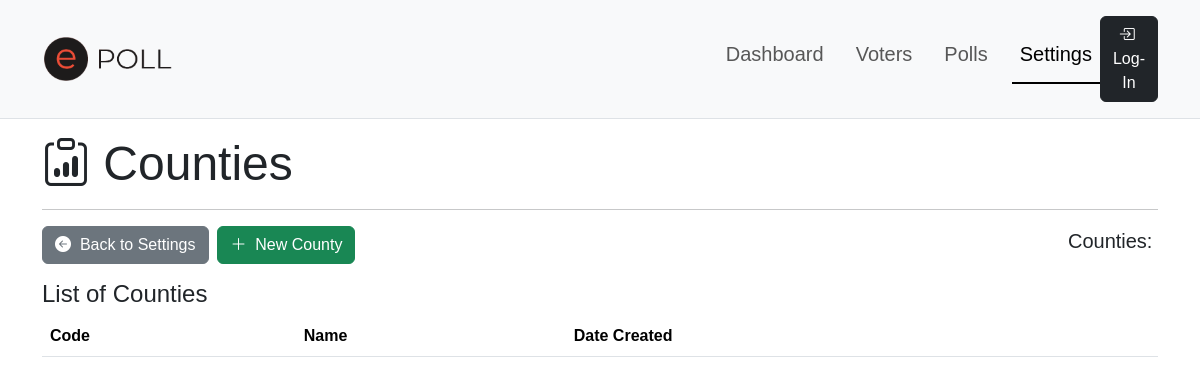
Page /settings/counties/ on the earlier database version.
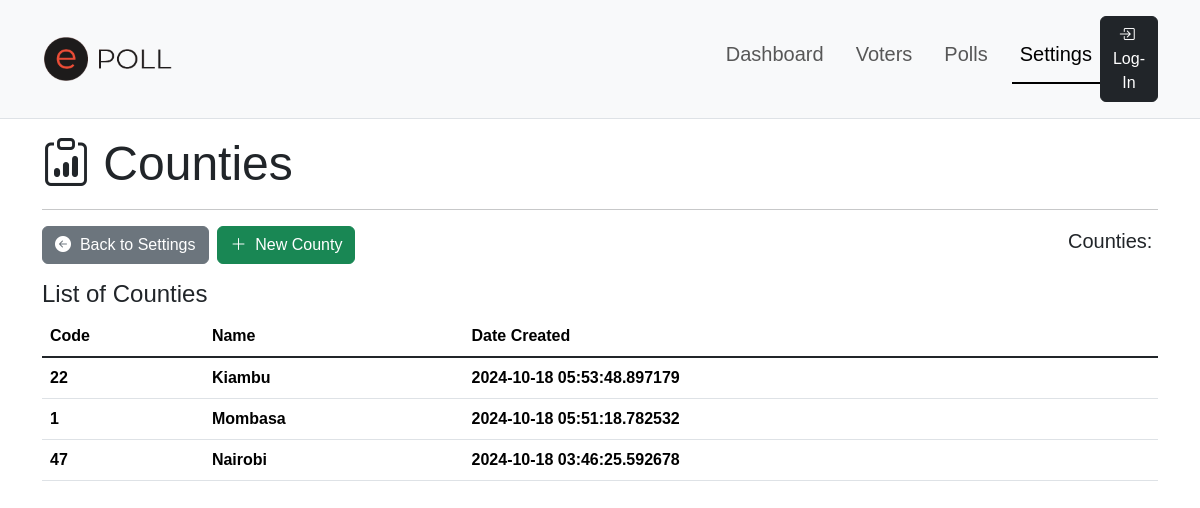
Same page on the later database version.
### app/models.py (models this page shows)
class County(db.Model):
    __tablename__ = "counties"
    id = db.Column(db.Integer, primary_key=True, autoincrement=True)
    code = db.Column(db.Integer, nullable=False, unique=True)
    name = db.Column(db.String(100), nullable=False, unique=True)
    created_at = db.Column(db.DateTime, nullable=False)
    update_at = db.Column(db.DateTime(timezone=True), onupdate=db.func.now())
    constituencys = db.relationship('Constituency', backref='county', lazy=True)

### app/settings.py (the view)
@sbp.route('/counties/')
def counties():
    page = request.args.get('page', 1, type=int)
    page_size = request.args.get('page_size', 20, type=int)  # Get page size from query params or default to 20
    all_counties = County.query.order_by(County.created_at.desc()).paginate(page=page, per_page=page_size)
    if not all_counties:
        flash('No County records added Yet!', 'warning')
    return render_template('admin/settings/county/list.html',
                           title='Counties', all_counties=all_counties, SETTINGS=True)

### app/templates/admin/settings/county/list.html (shortened to what this page needs)
{% extends "shared/adminlayout.html" %}
{% block content %}
<div class="container">
    <h3 class="display-5"><i class="bi bi-clipboard-data"></i>&nbsp;{{title}}</h3>
    <hr>
    <div class="row align-content-center mb-3">
        <div class="col text-start">
            <a href="{{ url_for('settings.index') }}" class="btn btn-secondary"><i class="bi bi-arrow-left-circle-fill"></i>&nbsp; Back to Settings</a>&nbsp;
            <a href="{{ url_for('settings.new_county') }}" class="btn btn-success"><i class="bi bi-plus-lg"></i>&nbsp; New County</a>
        </div>
        <div class="col text-end align-content-center">
            <h5>Counties:&nbsp;<strong class="fst-italic"></strong></h4>
        </div>
    </div>
    <h4>List of {{title}}</h4>
    <div class="table-responsive">
        <table class="table table-hover align-content-center">
            <thead>
                <tr class="align-middle">
                    <th scope="col">Code</th>
                    <th scope="col">Name</th>
                    <th scope="col">Date Created</th>
                    <th scope="col"></th>
                </tr>
            </thead>
            <tbody class="table-group-divider align-content-center">
                {% for county in all_counties %}
                    <tr class="clickable-row align-middle" data-href="#">
                        <th scope="row">{{county.code}}</th>
                        <th scope="row">{{county.name}}</th>
                        <th scope="row">{{county.created_at}}</th>
                        <td scope="row">
                        </td>
                    </tr>
                {% endfor %}
            </tbody>
        </table>
    </div>
</div>
{% endblock %}

Differences in the rows shown:
added County: code "22", name "Kiambu", created_at "2024-10-18 05:53:48.897179"
added County: code "1", name "Mombasa", created_at "2024-10-18 05:51:18.782532"
added County: code "47", name "Nairobi", created_at "2024-10-18 03:46:25.592678"
